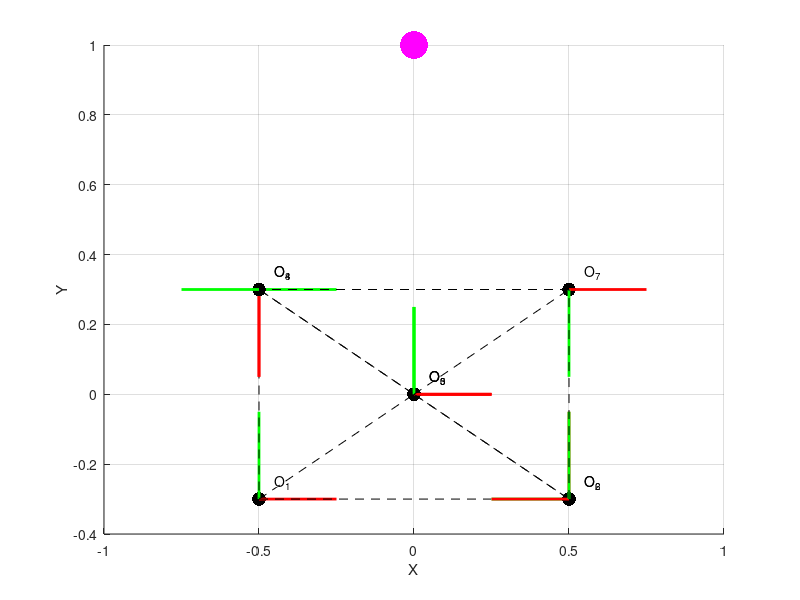
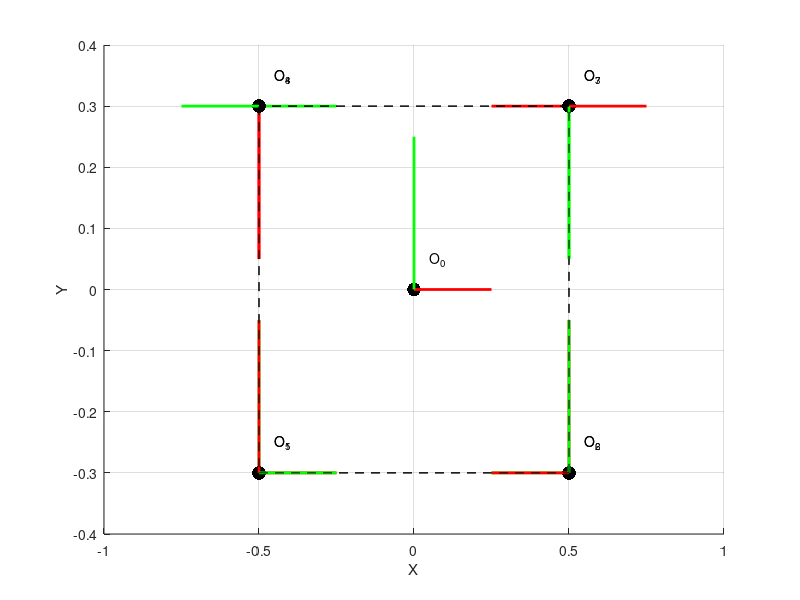
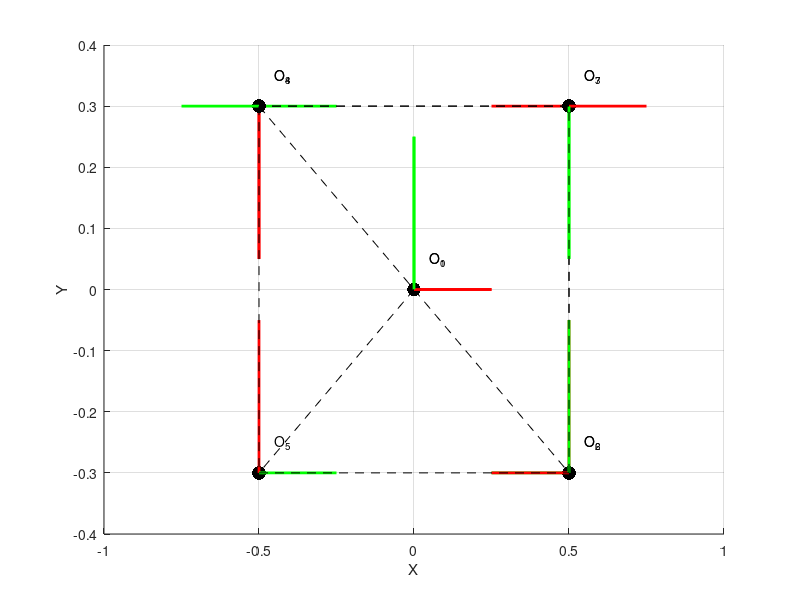

Reproduce these figures in MATLAB, in order.
function Exercise_1

close all

%% Question 1: Manually computed Homogeneous Transformations

% TODO:
% By simple inspection obtain manually the absolute homogeneous transformations Ti_0 for each corner of the cage with respect to the coordinate frame O_0

T1_0=[1 0 0 -0.5;
      0 1 0 -0.3;
      0 0 1 -0.4;
      0 0 0  1];
  
T2_0=[0 -1 0  0.5;
      1  0 0 -0.3;
      0  0 1 -0.4;
      0  0 0  1];
  
T3_0=eye(4);%nope

T4_0=[ 0 1 0 -0.5;
      -1 0 0  0.3;
       0 0 1 -0.4;
       0 0 0  1];
      

T5_0=eye(4);%nope

T6_0=[-1 0  0  0.5;
       0 1  0 -0.3;
       0 0 -1  0.4;
       0 0  0  1];

T7_0=[1  0  0 0.5;
      0 -1  0 0.3
      0  0 -1 0.4
      0  0  0 1];

rot90z=[0 -1 0 0;
        1  0 0 0;
        0  0 1 0;
        0  0 0 1];
    
T8_0=[1  0 0 -0.5;
      0 -1 0  0.3;
      0 -1 0  0.4;
      0  0 0  1  ]*rot90z;  %todo flip since absolute? 

Transformation_structure_1(:,:,1)=T1_0;
Transformation_structure_1(:,:,2)=T2_0;
Transformation_structure_1(:,:,3)=T3_0;
Transformation_structure_1(:,:,4)=T4_0;
Transformation_structure_1(:,:,5)=T5_0;
Transformation_structure_1(:,:,6)=T6_0;
Transformation_structure_1(:,:,7)=T7_0;
Transformation_structure_1(:,:,8)=T8_0;

%% Question 2: Left handed frames

% TODO:
%  The rotation matrix of some frames in the previous figure can not be 
% obtained using a sequence of basic rotations. Please explain why 
% (elaborate your answer using for example the definition of SE(3)), and 
% propose the proper coordinate frames to fix this problem.


figure('Name','Cage with Left handed Oi and ... and ... (in Magenta)')
plotCage(Transformation_structure_1);
hold on
plot3(0,1,2,'m .','MarkerSize',60);

% Explanation: O3 and O5. When two of these coordinate systems' axes are alligned to two of O0's, the third axis
% will point in the oppisite direction of O0's third axis. This problem is
% solved by simply switching the label of the x- and y-axes.  

%% Question 3: Right Hand Frames

% TODO:
%  Replace the coordinate frames found in the above question with the 
% suitable coordinate frames, respecting the figure convention; 
% then compute the associated absolute homogeneous transformations Hi_0

H1_0=T1_0;
H2_0=T2_0;
H3_0=[-1  0 0 0.5;
       0 -1 0 0.3;
       0  0 1 -0.4;
       0  0 0  1];
H4_0=T4_0;
H5_0=[-1 0  0 -0.5;
       0 1  0 -0.3;
       0 0 -1  0.4;
       0 0  0  1 ]* rot90z; %todo: reverse?
H6_0=T6_0;
H7_0=T7_0;
H8_0=T8_0;

Transformation_structure_2(:,:,1)=H1_0;
Transformation_structure_2(:,:,2)=H2_0;
Transformation_structure_2(:,:,3)=H3_0;
Transformation_structure_2(:,:,4)=H4_0;
Transformation_structure_2(:,:,5)=H5_0;
Transformation_structure_2(:,:,6)=H6_0;
Transformation_structure_2(:,:,7)=H7_0;
Transformation_structure_2(:,:,8)=H8_0;

figure('Name','Correct Cage')
plotCage(Transformation_structure_2);

%% Question 4: Rotation matrices and translation vectors

% TODO:
% Extract the rotation matrices and translation vectors from each HT:
% 
% Ri_0=...
% pi_0=...


%% Question 5: Simple Euler angles without considering singularities

% TODO:
% Represent each rotation matrix as a set of Euler angles (roll-pitch-yaw)

% [phi_i,theta_i,psi_i]=R2EulerA(Ri_0)



%% Question 6: Relative Homogeneous Transformations (manually Generated)

% TODO:
% Compute manually the the relative transformations between the corners of
% the cage

H1_0= eye(4);
H2_1= eye(4);
H3_2= eye(4);
H4_3= eye(4);
H5_4= eye(4);
H6_5= eye(4);
H7_6= eye(4);
H8_7= eye(4);

%% Question 7: Absolute Transfomations using the relative transformations

% TODO:
% Compute again the absolute Homogeneous Transformations of each coordinate
% frame using the relative transformations and compare them with the
% absolute transformations computed manually in the first item.

Transformation_structure_3(:,:,1)=H1_0;
Transformation_structure_3(:,:,2)=H2_0;
Transformation_structure_3(:,:,3)=H3_0;
Transformation_structure_3(:,:,4)=H4_0;
Transformation_structure_3(:,:,5)=H5_0;
Transformation_structure_3(:,:,6)=H6_0;
Transformation_structure_3(:,:,7)=H7_0;
Transformation_structure_3(:,:,8)=H8_0;

figure('Name','Correct Cage with relative HT')
plotCage(Transformation_structure_3);

%% Question 8: Plot the Cage

% TODO: Plot each coordinate frame in Matlab to visualize the cage

    function plotCage(HT)
        
        % % Visualize the cage and its respective coordinate frames
        tOff=0.05;
        aLength=0.25;
        
        grid on
        hold on
        
        axisX_0=[aLength;0;0];
        axisY_0=[0;aLength;0];
        axisZ_0=[0;0;aLength];
        
        % % Visualize the Origin O_0
        
        O_0=[0;0;0];
        
        plot3(O_0(1),O_0(2),O_0(3), 'k .','MarkerSize',30)
        text(O_0(1)+tOff,O_0(2)+tOff,O_0(3)+tOff, 'O_0');
        %Plot x-axis
        plot3([O_0(1);axisX_0(1)],[O_0(2);axisX_0(2)],[O_0(3);axisX_0(3)],'r -', 'Linewidth',2)
        %Plot y-axis
        plot3([O_0(1);axisY_0(1)],[O_0(2);axisY_0(2)],[O_0(3);axisY_0(3)],'g -', 'Linewidth',2)
        %Plot z-axis
        plot3([O_0(1);axisZ_0(1)],[O_0(2);axisZ_0(2)],[O_0(3);axisZ_0(3)],'b -', 'Linewidth',2)
        
        [~,~,n]=size(HT);
        
        for i=1:n
            % % Visualize the Origin Oi_0
            Oi_0(:,i)=HT(:,:,i)*[O_0;1];
            axisX1_0=HT(:,:,i)*[axisX_0;1];
            axisY1_0=HT(:,:,i)*[axisY_0;1];
            axisZ1_0=HT(:,:,i)*[axisZ_0;1];
            
            % Origin CF1
            plot3(Oi_0(1,i),Oi_0(2,i),Oi_0(3,i), 'k .','MarkerSize',30)
            text(Oi_0(1,i)+tOff,Oi_0(2,i)+tOff,Oi_0(3,i)+tOff, ['O_' num2str(i)]);
            %Plot x-axis
            plot3([Oi_0(1,i);axisX1_0(1)],[Oi_0(2,i);axisX1_0(2)],[Oi_0(3,i);axisX1_0(3)],'r -', 'Linewidth',2)
            %Plot y-axis
            plot3([Oi_0(1,i);axisY1_0(1)],[Oi_0(2,i);axisY1_0(2)],[Oi_0(3,i);axisY1_0(3)],'g -', 'Linewidth',2)
            %Plot z-axis
            plot3([Oi_0(1,i);axisZ1_0(1)],[Oi_0(2,i);axisZ1_0(2)],[Oi_0(3,i);axisZ1_0(3)],'b -', 'Linewidth',2)
        end
        
        xlabel('X');
        ylabel('Y');
        zlabel('Z');
        
        % Cage structure:
        
        plot3([Oi_0(1,1);Oi_0(1,2)],[Oi_0(2,1);Oi_0(2,2)],[Oi_0(3,1);Oi_0(3,2)],'k --', 'Linewidth',0.5)
        plot3([Oi_0(1,1);Oi_0(1,5)],[Oi_0(2,1);Oi_0(2,5)],[Oi_0(3,1);Oi_0(3,5)],'k --', 'Linewidth',0.5)
        plot3([Oi_0(1,2);Oi_0(1,3)],[Oi_0(2,2);Oi_0(2,3)],[Oi_0(3,2);Oi_0(3,3)],'k --', 'Linewidth',0.5)
        plot3([Oi_0(1,2);Oi_0(1,6)],[Oi_0(2,2);Oi_0(2,6)],[Oi_0(3,2);Oi_0(3,6)],'k --', 'Linewidth',0.5)
        plot3([Oi_0(1,3);Oi_0(1,4)],[Oi_0(2,3);Oi_0(2,4)],[Oi_0(3,3);Oi_0(3,4)],'k --', 'Linewidth',0.5)
        plot3([Oi_0(1,3);Oi_0(1,7)],[Oi_0(2,3);Oi_0(2,7)],[Oi_0(3,3);Oi_0(3,7)],'k --', 'Linewidth',0.5)
        plot3([Oi_0(1,4);Oi_0(1,8)],[Oi_0(2,4);Oi_0(2,8)],[Oi_0(3,4);Oi_0(3,8)],'k --', 'Linewidth',0.5)
        plot3([Oi_0(1,4);Oi_0(1,1)],[Oi_0(2,4);Oi_0(2,1)],[Oi_0(3,4);Oi_0(3,1)],'k --', 'Linewidth',0.5)
        plot3([Oi_0(1,5);Oi_0(1,6)],[Oi_0(2,5);Oi_0(2,6)],[Oi_0(3,5);Oi_0(3,6)],'k --', 'Linewidth',0.5)
        plot3([Oi_0(1,6);Oi_0(1,7)],[Oi_0(2,6);Oi_0(2,7)],[Oi_0(3,6);Oi_0(3,7)],'k --', 'Linewidth',0.5)
        plot3([Oi_0(1,7);Oi_0(1,8)],[Oi_0(2,7);Oi_0(2,8)],[Oi_0(3,7);Oi_0(3,8)],'k --', 'Linewidth',0.5)
        plot3([Oi_0(1,8);Oi_0(1,5)],[Oi_0(2,8);Oi_0(2,5)],[Oi_0(3,8);Oi_0(3,5)],'k --', 'Linewidth',0.5)
        
    end
end

